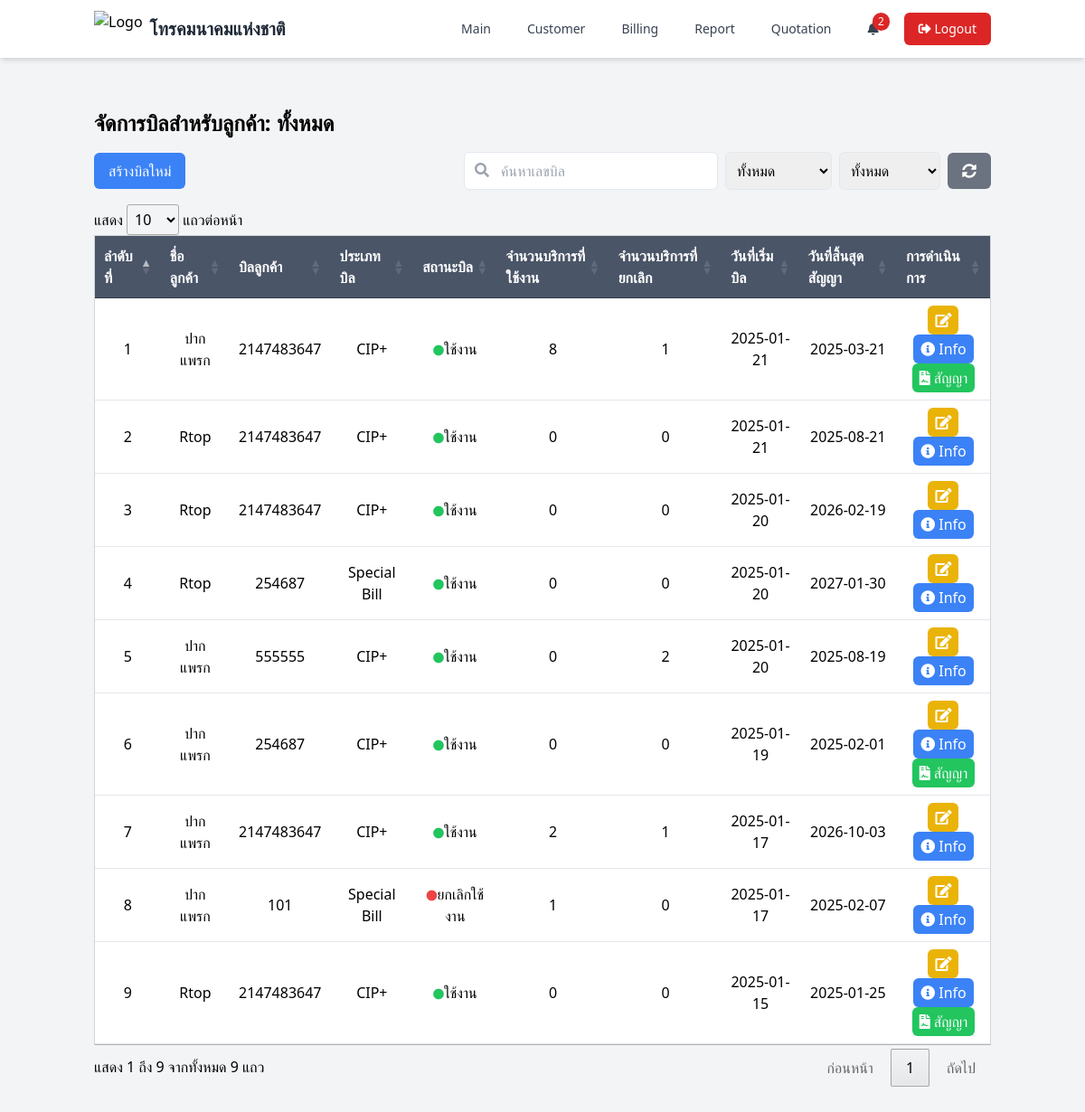
/page/bill.php (signed in), run on an earlier commit of the app's database.
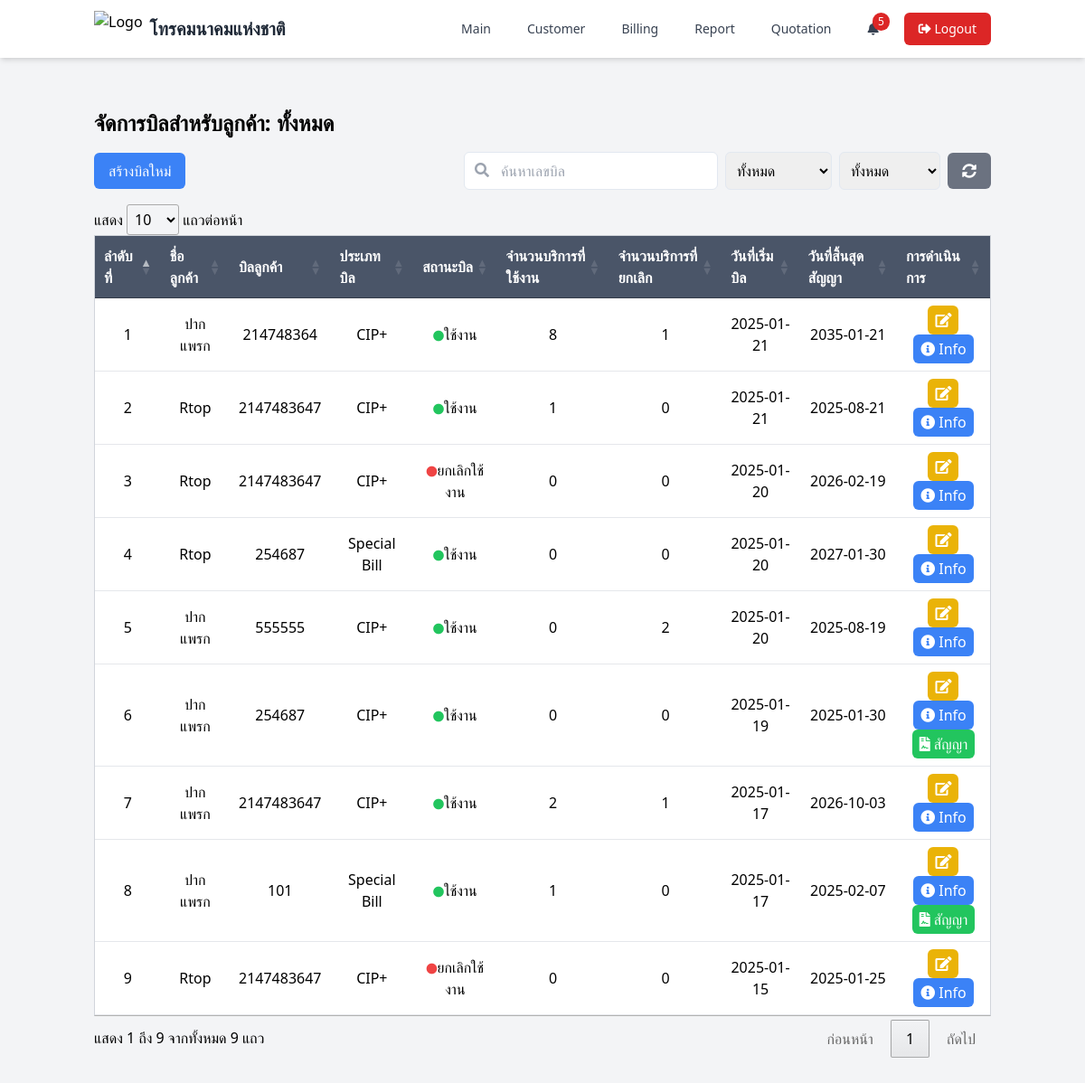
And on a later commit of the database.
### tables this page shows
CREATE TABLE `bill_customer` (
  `id_bill` int(11) NOT NULL,
  `number_bill` int(15) DEFAULT NULL,
  `type_bill` enum('CIP+','Special Bill','Nt1') DEFAULT NULL,
  `status_bill` enum('ใช้งาน','ยกเลิกใช้งาน') DEFAULT NULL,
  `id_customer` int(11) DEFAULT NULL,
  `create_at` date DEFAULT NULL,
  `update_at` date DEFAULT NULL,
  `date_count` int(11) DEFAULT NULL,
  `end_date` date DEFAULT NULL,
  `contact_count` int(11) DEFAULT 0,
  `contact_status` enum('ยังไม่ได้เลือก','ต่อสัญญา','ยกเลิกสัญญา') DEFAULT 'ยังไม่ได้เลือก'
);

CREATE TABLE `customers` (
  `id_customer` int(11) NOT NULL,
  `name_customer` varchar(100) DEFAULT NULL,
  `type_customer` enum('อบต','อบจ','เทศบาล','โรงแรม') DEFAULT NULL,
  `phone_customer` varchar(50) DEFAULT NULL,
  `status_customer` enum('ใช้งาน','ไม่ได้ใช้งาน') DEFAULT NULL,
  `id_address` int(11) DEFAULT NULL,
  `create_at` datetime DEFAULT NULL,
  `update_at` datetime DEFAULT NULL
);

### page/bill.php (the view, shortened to what the changed rows need)
<?php
require_once '../function/functions.php';
$id_customer = isset($_POST['id_customer']) ? intval($_POST['id_customer']) : 0;
$customer_name = '';
$sql = "SELECT
            c.name_customer AS customer_name,
            b.id_bill,
            b.number_bill AS bill_number,
            b.type_bill AS bill_type,
            b.status_bill AS bill_status,
            b.create_at AS bill_start_date,
            b.end_date AS end_date,
            b.contact_status as contact_status,
            SUM(CASE WHEN s.status_service = 'ใช้งาน' THEN 1 ELSE 0 END) AS active_services,
            SUM(CASE WHEN s.status_service = 'ยกเลิก' THEN 1 ELSE 0 END) AS canceled_services
        FROM bill_customer b
        JOIN customers c ON b.id_customer = c.id_customer
        LEFT JOIN service_customer s ON b.id_bill = s.id_bill
        WHERE 1=1";
$sql .= " GROUP BY b.id_bill ORDER BY b.create_at DESC";
$stmt = $conn->prepare($sql);
$stmt->execute();
$result = $stmt->get_result();
$bills = $result->fetch_all(MYSQLI_ASSOC);
?>
<!DOCTYPE html>
<html lang="en">
<head>
    <script src="https://cdn.tailwindcss.com"></script>
    <link rel="stylesheet" href="https://cdnjs.cloudflare.com/ajax/libs/font-awesome/5.15.4/css/all.min.css">
    <link rel="stylesheet" type="text/css" href="https://cdn.datatables.net/1.11.5/css/jquery.dataTables.css">
</head>
<body class="bg-gray-100">
    <?php include './components/navbar.php'; ?>
        <div class="mt-6">
            <div class="container mx-auto px-4 py-8">
            <h1 class="text-2xl font-bold mb-4">จัดการบิลสำหรับลูกค้า: <?= $id_customer > 0 ? htmlspecialchars($customer_name) : 'ทั้งหมด' ?></h1>
            <table id="billTable" class="min-w-full bg-white border border-gray-300">
                <thead>
                    <tr>
                        <th class="py-2 px-4 border-b">ลำดับที่</th>
                        <th class="py-2 px-4 border-b">ชื่อลูกค้า</th>
                        <th class="py-2 px-4 border-b">บิลลูกค้า</th>
                        <th class="py-2 px-4 border-b">ประเภทบิล</th>
                        <th class="py-2 px-4 border-b">สถานะบิล</th>
                        <th class="py-2 px-4 border-b">จำนวนบริการที่ใช้งาน</th>
                        <th class="py-2 px-4 border-b">จำนวนบริการที่ยกเลิก</th>
                        <th class="py-2 px-4 border-b">วันที่เริ่มบิล</th>
                        <th class="py-2 px-4 border-b">วันที่สิ้นสุดสัญญา</th>
                        <th class="py-2 px-4 border-b">การดำเนินการ</th>
                    </tr>
                </thead>
                <tbody>
                    <?php if (!empty($bills)): ?>
                        <?php $counter = 1; ?>
                        <?php foreach ($bills as $bill): ?>
                            <tr>
                                <td class="py-2 px-4 border-b text-center"><?php echo $counter; ?></td>
                                <td class="py-2 px-4 border-b text-center"><?php echo htmlspecialchars($bill['customer_name']); ?></td>
                                <td class="py-2 px-4 border-b text-center"><?php echo htmlspecialchars($bill['bill_number']); ?></td>
                                <td class="py-2 px-4 border-b text-center"><?php echo htmlspecialchars($bill['bill_type']); ?></td>
                                <td class="py-2 px-4 border-b text-center">
                                    <?php if ($bill['bill_status'] === 'ใช้งาน'): ?>
                                        <i class="fas fa-circle text-green-500"></i><?= $bill['bill_status'] ?>
                                    <?php else: ?>
                                        <i class="fas fa-circle text-red-500"></i><?= $bill['bill_status'] ?>
                                    <?php endif; ?>
                                </td>
                                <td class="py-2 px-4 border-b text-center"><?php echo $bill['active_services']; ?></td>
                                <td class="py-2 px-4 border-b text-center"><?php echo $bill['canceled_services']; ?></td>
                                <td class="py-2 px-4 border-b text-center"><?php echo htmlspecialchars($bill['bill_start_date']); ?></td>
                                <td class="py-2 px-4 border-b text-center"><?php echo htmlspecialchars($bill['end_date']); ?></td>
                                <td class="py-2 px-4 border-b text-center">
                                    <button onclick="openEditBillModal(<?php echo $bill['id_bill']; ?>)" class="bg-yellow-500 text-white px-2 py-1 rounded-md">
                                        <i class="fas fa-edit"></i>
                                    </button>
                                    <form action="service_bill.php" method="POST" style="display: inline;">
                                        <button type="submit" class="bg-blue-500 text-white px-2 py-1 rounded-md">
                                            <i class="fas fa-info-circle"></i> Info
                                        </button>
                                    </form>
                                    <div>
                                        <?php
                                        $end_date = new DateTime($bill['end_date']);
                                        $current_date = new DateTime();
                                        $interval = $current_date->diff($end_date);
                                        $days_left = $interval->days;
                                        if ($days_left < 60 && $bill['contact_status'] !== 'ยกเลิกสัญญา' && $bill['bill_status'] !== 'ยกเลิกใช้งาน') {
                                            echo '<button onclick="openContractModal(' . $bill['id_bill'] . ')" class="bg-green-500 text-white px-2 py-1 rounded-md"><i class="fas fa-file-contract"></i> สัญญา</button>';
                                        }
                                        ?>
                                    </div>
                                </td>
                            </tr>
                            <?php $counter++; ?>
                        <?php endforeach; ?>
                    <?php else: ?>
                        <tr>
                            <td colspan="10" class="py-2 px-4 border-b text-center">ไม่มีข้อมูลบิล</td>
                        </tr>
                    <?php endif; ?>
                </tbody>
            </table>
        </div>
    </div>
</body>
</html>

### page/components/navbar.php (shortened to what the changed rows need)
<?php
require_once '../function/functions.php';
$user_id = $_SESSION['user_id'] ?? null;
$sql_notifications = "SELECT
        n.id_notifications,
        n.message,
        n.created_at,
        n.is_read,
        n.task_id,
        n.id_bill,
        COALESCE(bc.number_bill, '') as number_bill,
        COALESCE(c.name_customer, '') as name_customer,
        COALESCE(c.id_customer, '') as id_customer,
        COALESCE(t.name_task, '') as name_task,
        COALESCE(t.start_date, '') as start_date,
        COALESCE(bc.end_date, '') as end_date
    FROM notifications n
    LEFT JOIN bill_customer bc ON n.id_bill = bc.id_bill
    LEFT JOIN customers c ON bc.id_customer = c.id_customer
    LEFT JOIN task t ON n.task_id = t.id_task
    WHERE n.id_user = ? AND n.is_read = 0
    ORDER BY n.created_at DESC";
$stmt_notifications = $conn->prepare($sql_notifications);
$stmt_notifications->bind_param("i", $user_id);
$stmt_notifications->execute();
$notifications = $stmt_notifications->get_result()->fetch_all(MYSQLI_ASSOC);
$near_expiry_count = count($notifications);
?>
<nav class="bg-white shadow-md sticky-nav">
    <div class="container mx-auto px-4">
        <div class="flex justify-between items-center h-16">
            <div class="hidden md:flex items-center space-x-4">
                <div class="relative">
                    <div class="text-gray-700 hover:text-blue-600 px-3 py-2 rounded-md text-sm font-medium transition duration-300 relative cursor-pointer">
                        <i class="fas fa-bell"></i>
                        <?php if ($near_expiry_count > 0): ?>
                            <span class="absolute top-0 right-0 bg-red-600 text-white text-xs rounded-full px-1.5 py-0.5"><?= $near_expiry_count ?></span>
                        <?php endif; ?>
                    </div>
                </div>
            </div>
        </div>
    </div>
</nav>

What changed in the data, as far as the page shows it:
changed bill_customer (number 1 of 9 on the later page): number_bill "2147483647" → "214748364"; end_date "2025-03-21" → "2035-01-21"; no longer shows "สัญญา"
computed for bill_customer (number 2 of 9 on the later page): active_services "0" → "1"
changed bill_customer (number 3 of 9 on the later page): status_bill "ใช้งาน" → "ยกเลิกใช้งาน"
changed bill_customer (number 6 of 9 on the later page): end_date "2025-02-01" → "2025-01-30"
changed bill_customer (number 8 of 9 on the later page): status_bill "ยกเลิกใช้งาน" → "ใช้งาน"
changed bill_customer (number 9 of 9 on the later page): status_bill "ใช้งาน" → "ยกเลิกใช้งาน"
Also different on the page:
$near_expiry_count: "2" → "5"
